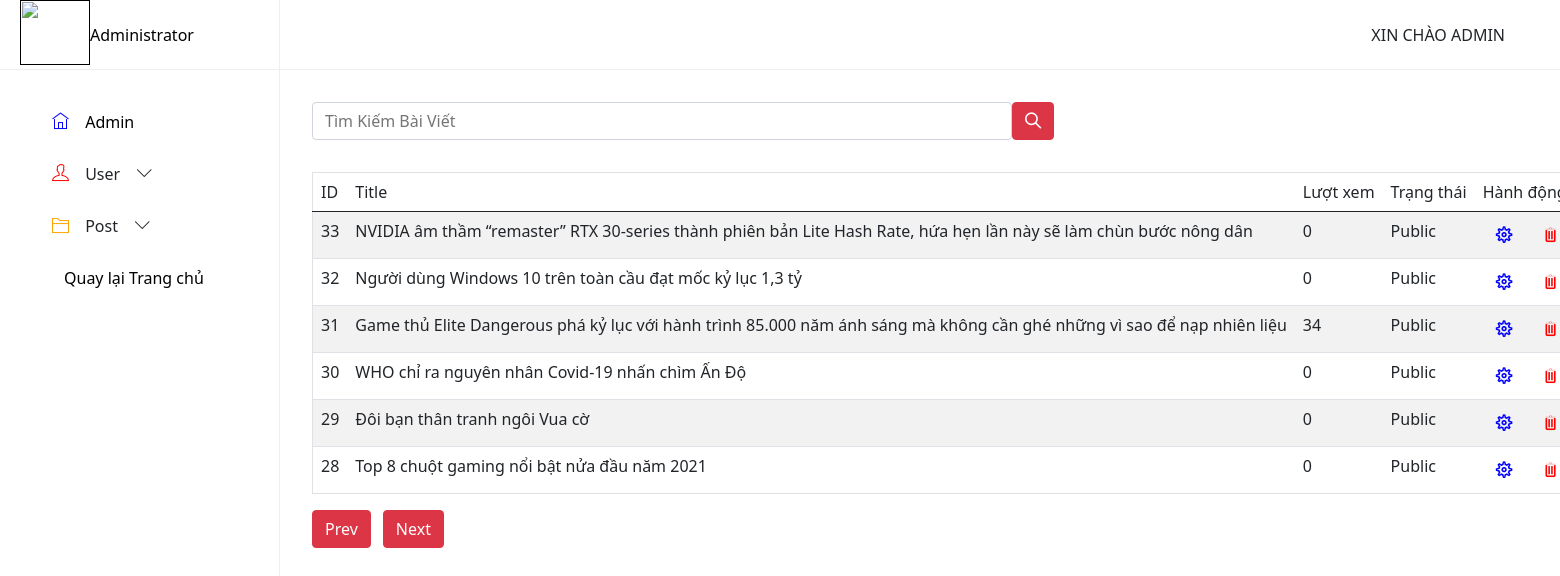
The app's page /admin/danh-sach-bai-viet.php?page=2 (signed in) with its own data.
### tables this page shows
CREATE TABLE `posts` (
  `id_post` int(10) NOT NULL,
  `title` text DEFAULT NULL,
  `content` text DEFAULT NULL,
  `user_id` int(11) DEFAULT NULL,
  `is_public` tinyint(4) DEFAULT 0,
  `createdate` datetime DEFAULT NULL,
  `updatedate` datetime DEFAULT NULL,
  `hinhanh` text DEFAULT NULL,
  `category` varchar(500) DEFAULT NULL,
  `displaycontent` text DEFAULT NULL,
  `view` int(11) NOT NULL DEFAULT 0
);

### admin/danh-sach-bai-viet.php (the view, shortened to what this page needs)
<html>
<?php include 'includes/bar.php' ?>
</html>
<div class="add" style="width:800px;margin:32px auto;margin-left:32px;">
    <?php
    if (isset($_GET['is_block'])) {
        echo 'Bài Viết bị ẩn';
        echo '<br>';
        $sql = "SELECT * FROM posts WHERE is_public=0";
    } else {
        $sql = "SELECT count(id_post) as total FROM posts order by createdate  desc ";
        $result = mysqli_query($conn, $sql);
        $row = mysqli_fetch_assoc($result);
        $total_records = $row['total'];
        $current_page = isset($_GET['page']) ? $_GET['page'] : 1;
        $limit = 6;
        $total_page = ceil($total_records / $limit);
        $start = ($current_page - 1) * $limit;
        $sql1 = "SELECT * FROM posts order by createdate  desc LIMIT $start, $limit    ";
    }
    $query = mysqli_query($conn, $sql1);
    if (!$query) {
        echo '<table class="search-form" cellpadding="10">
    <tr>
        <td>
            <form action="" method="GET" style="position:relative;">
                <input style="display:inline-block;" title="Tìm Kiếm" type="text" name="q" placeholder="Tìm Kiếm Bài Viết" value='.$_GET["q"].'>
                <button style="display:inline-block;height:calc(2rem + 6px);position:absolute;" class="btn btn-danger" type="submit"><div class="ti-search" style="color:white;font-weight:800;"></div></button>
            </form>
        </td>
    </tr>
</table>';
        echo "Không tìm thấy gì ";
    } else {
    ?>
        <table class="search-form" cellpadding="10">
            <tr>
                <td>
                    <form action="" method="GET" style="position:relative;">
                        <input required style="display:inline-block;" title="Tìm Kiếm" type="text" name="q" placeholder="Tìm Kiếm Bài Viết" value="<?php
                                                                                                                                            if (isset($_GET['q'])) {
                                                                                                                                                echo $_GET['q'];
                                                                                                                                            } ?>" />
                        <button style="display:inline-block;height:calc(2rem + 6px);position:absolute;" class="btn btn-danger" type="submit">
                            <div class="ti-search" style="color:white;font-weight:800;"></div>
                        </button>
                    </form>
                </td>
            </tr>
        </table>
        <div style="height:32px;"></div>
        <table class="table table-striped table-hover" border="1px;" align="center" style="width:76vw;">
            <thead>
                <tr>
                    <td bgcolor="#E6E6FA">ID</td>
                    <td bgcolor="#E6E6FA">Title</td>
                    <td bgcolor="#E6E6FA">Lượt xem</td>
                    <td bgcolor="#E6E6FA">Trạng thái</td>
                    <td bgcolor="#E6E6FA">Hành động</td>
                </tr>
            </thead>
            <tbody>
                <?php
                while ($data = mysqli_fetch_array($query)) {
                    $id_post = $data['id_post'];
                ?>
                    <tr>
                        <td><?php echo $id_post; ?></td>
                        <td><?php echo $data['title']; ?></td>
                        <td><?php echo $data['view']; ?></td>
                        <td><?php echo ($data['is_public'] == 1) ? "Public" : "Ẩn"; ?></td>
                        <td>
                            <button class="btn"><a href="quan-ly-bai-viet.php?id_edit=<?php echo $id_post; ?>">
                                    <div class="ti-settings" style="color:blue;font-weight:800;"></div>
                                </a></button>
                             <?php
                             if($_SESSION["permision"] ==1 ) {
                             ?>
                            <button class="btn"><a href="danh-sach-bai-viet.php?id_delete=<?php echo $id_post; ?>">
                                    <div class="ti-trash" style="color:red;font-weight:800;"></div>
                                </a></button>
                            <?php } ?>
                        </td>
                    </tr>
                <?php
                }
                ?>
            </tbody>
        </table>
        <div class="pagination">
            <?php if ($current_page > 1 && $total_page > 1) {
                echo '<a class="xemthem-prev btn btn-danger" style="margin-right:12px;" href="danh-sach-bai-viet.php?page=' . ($current_page - 1) . '">Prev</a>  ';
            }
            if ($current_page < $total_page && $total_page > 1) {
                echo '<a class="xemthem-next btn btn-danger" href="danh-sach-bai-viet.php?page=' . ($current_page + 1) . '">Next</a>  ';
            } ?>
        </div>
</div>
<?php } ?>
</body>

### admin/includes/bar.php (shortened to what this page needs)
<head>
    <link href="https://cdn.jsdelivr.net/npm/bootstrap@5.0.0-beta3/dist/css/bootstrap.min.css" rel="stylesheet">
    <link rel="stylesheet" type="text/css" href="/web/website/admin/style/css/style.css">
    <link rel="stylesheet" href="./assets/font/themify-icons-font/themify-icons/themify-icons.css">
    <link rel="stylesheet" href="https://cdnjs.cloudflare.com/ajax/libs/animate.css/4.1.1/animate.min.css" />
    <link rel="stylesheet" href="./style/css/styleadmin.css">
    <?php include "./includes/header.php" ?>
    <link rel="stylesheet" href="/web/website/assets/font/themify-icons-font/themify-icons/themify-icons.css">
</head>
<body class='app'>
    <?php include "./includes/navbar.php" ?>
    <div class="page-container">
        <div class="head-nav">
            <div class="head-container">
                <ul onclick="opennav(this)" class="nav-right">
                    <li style="text-transform: uppercase;">Xin Chào <?php echo $_SESSION["username"];?> </li>
                </ul>
            </div>
        </div>

### admin/includes/header.php (shortened to what this page needs)
<html>
<head>
    <link rel="stylesheet" type="text/css" href="/web/website/admin/style/css/style.css">
    <link rel="stylesheet" href="./assets/font/themify-icons-font/themify-icons/themify-icons.css">
    <link rel="stylesheet" href="https://cdnjs.cloudflare.com/ajax/libs/animate.css/4.1.1/animate.min.css" />
</head>
<body>

### admin/includes/navbar.php (shortened to what this page needs)
<div class="sidebar overhide">
    <div class="sidebar-inner">
        <a href="">
            <div class="sidebar-logo">
                <div class="logo"><img src="https://logodix.com/logo/1707088.png" alt=""></div>
                <a href="/web/website/quanlyadmin.php"><div class="text">Administrator</div></a>
            </div>
        </a>
        <div class="menu">
            <ul class="sidebar-menu overhide">
                <li>
                    <div class="nav-item">
                        <div class="main-nav">
                            <div class="ti-home nav-dashboard nav-icon"></div>
                            <a href="/web/website/quanlyadmin.php"><div class="title">Admin</div></a>
                        </div>
                    </div>
                </li>
                <?php
                if ($_SESSION["permision"]==1) {
                ?>
                <li>
                    <div class="nav-item" onclick="opennav(this)">
                        <div class="main-nav">
                            <div class="ti-user nav-user nav-icon"></div>
                            <div class="title">User </div>
                            <div class="ti-angle-down dropdown"></div>
                        </div>
                    </div>
                </li>
                <?php } ?>
                <li>
                    <div class="nav-item" onclick="opennav(this)">
                        <div class="main-nav">
                            <div class="ti-folder nav-post nav-icon"></div>
                            <div class="title">Post</div>
                            <div class="ti-angle-down dropdown"></div>
                        </div>
                    </div>
                </li>
                <li>
                    <div class="nav-item">
                        <div class="main-nav">
                            <a href="/web/website/index.php"><div class="title">Quay lại Trang chủ</div></a>
                        </div>
                    </div>
                </li>
            </ul>
        </div>
    </div>
</div>

### admin/style/css/style.css (style rules this page uses)
* { padding: 0; margin: 0; box-sizing: border-box; font-style: normal; }
html { font-family: "Open Sans", arial, sans-serif; }

### admin/style/css/styleadmin.css (style rules this page uses)
.overhide { overflow: hidden; }
ul { list-style: none; }
a { text-decoration: none; color:black; }
body { background:white; }
.sidebar { width:280px; float:left; z-index: 1000; }
.text { float:left; width: 169px; line-height: 70px; bottom:0; color:black; }
.sidebar-logo { padding:0 20px; height: 70px; border-bottom: 1px solid rgba(0,0,0,.0625); border-right: 1px solid rgba(0,0,0,.0625); display: block; min-height: 70px; }
.title { padding:0 12px; }
.sidebar-logo .logo { float:left; line-height: 70px; }
.sidebar-logo .logo img { width: 70px; height: 65px; }
.nav-dashboard { color:blue; }
.nav-user { color:red; }
.nav-post { color:orange; }
.menu { border-right: 1px solid rgba(0,0,0,.0625); height: calc(100vh - 70px); }
.sidebar-menu { padding-top :32px; }
.sidebar-menu>li { display:block; position: relative; }
.nav-item { padding:8px; padding-left:20px; }
.nav-item .nav-icon , .nav-item .title , .nav-item .dropdown { white-space: nowrap; display: inline-block; }
.main-nav { padding-bottom:12px; }
.nav-item .nav-icon { font-size:17px; }
.page-container { padding-left: 280px; min-height: 100vh; transition: all .2s ease; }
.page-container .head-nav { height: 70px; }
.page-container .nav-right { float:right; margin-right: 15px; position: relative; padding:0 40px; padding-left: 0; }
.head-container .nav-left>li>div , .head-container .nav-right>li { line-height:70px; white-space: nowrap; }
.head-nav { border-bottom: 1px solid rgba(0,0,0,.0625); }

### admin/danh-sach-bai-viet.php (style rules this page uses)
table { border-collapse: collapse; }
td { white-space: nowrap; }
td a { display: inline-block; }
input { display: block; width: 700px; height: calc(2.25rem + 2px); padding: .375rem .75rem; font-size: 1rem; line-height: 1.5; color: #495057; background-color: #fff; background-clip: padding-box; border: 1px solid #ced4da; border-radius: .25rem; transition: border-color .15s ease-in-out, box-shadow .15s ease-in-out; outline-color: red; }

### records on screen
posts: id_post "33", title "NVIDIA âm thầm “remaster” RTX 30-series thành phiên bản Lite Hash Rate, hứa hẹn lần này sẽ làm chùn bước nông dân", view "0", is_public "Public"
posts: id_post "32", title "Người dùng Windows 10 trên toàn cầu đạt mốc kỷ lục 1,3 tỷ", view "0", is_public "Public"
posts: id_post "31", title "Game thủ Elite Dangerous phá kỷ lục với hành trình 85.000 năm ánh sáng mà không cần ghé những vì sao để nạp nhiên liệu", view "34", is_public "Public"
posts: id_post "30", title "WHO chỉ ra nguyên nhân Covid-19 nhấn chìm Ấn Độ", view "0", is_public "Public"
posts: id_post "29", title "Đôi bạn thân tranh ngôi Vua cờ", view "0", is_public "Public"
posts: id_post "28", title "Top 8 chuột gaming nổi bật nửa đầu năm 2021", view "0", is_public "Public"

### other values on screen
$_SESSION["username"] "ADMIN"
